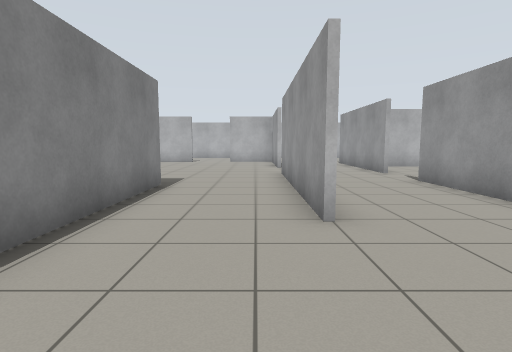
view 1 (above)

22 first-person views from a walk through a Gazebo world. The camera is 1 m above the floor, tilts 6° down and sees 80° across. The floor is counted in squares, 1 m on a side. Each view is taken from the middle of a square. On the plan, view 1 faces up. The plan holds only what a view shows up to about 12 squares ahead; the rest is blank. Gazebo's built-in surfaces are drawn with simple patterns.

view 2
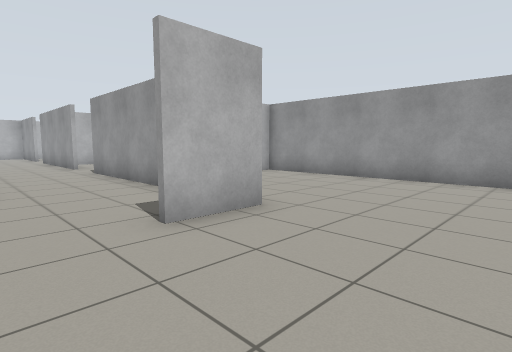

view 3
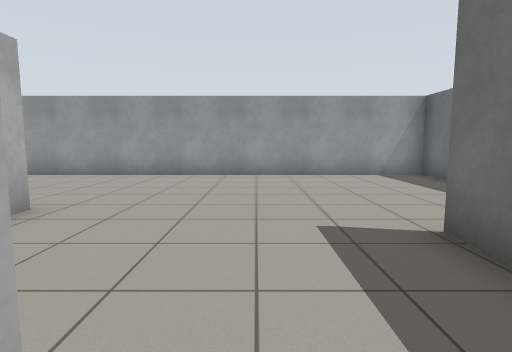

view 4
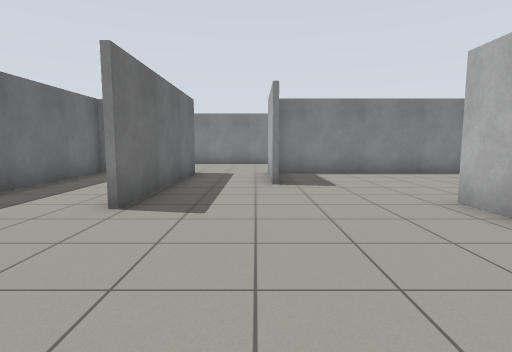

view 5
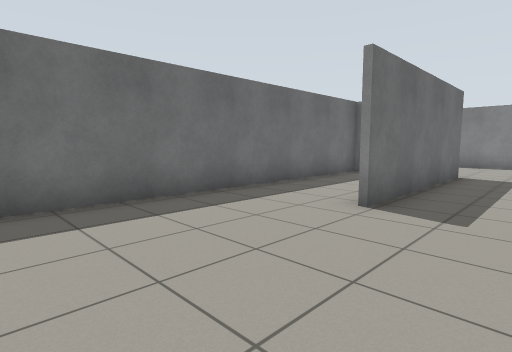

view 6
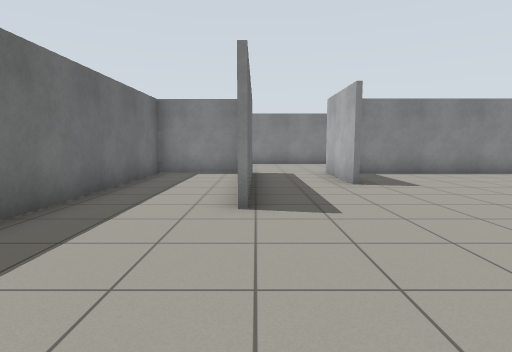

view 7
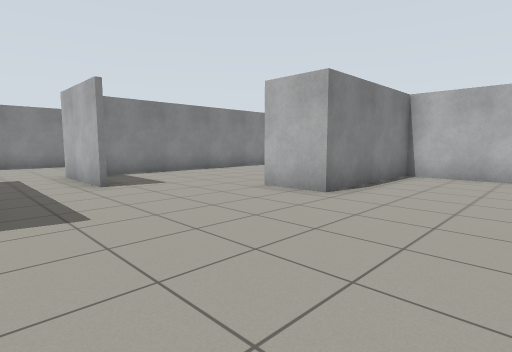

view 8
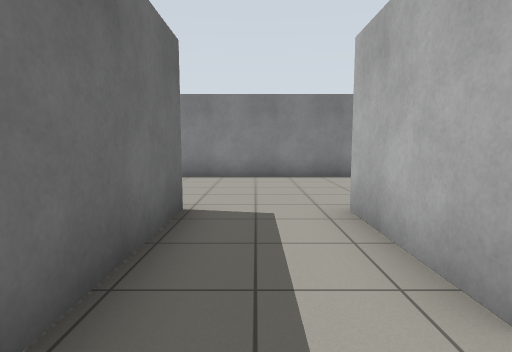

view 9
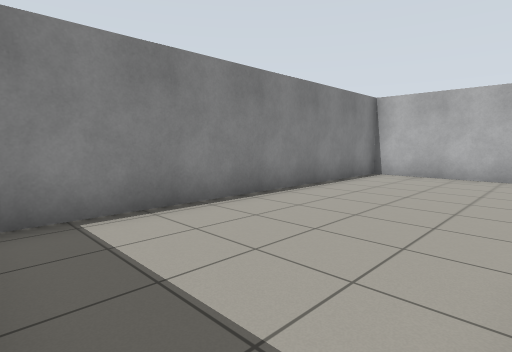

view 10
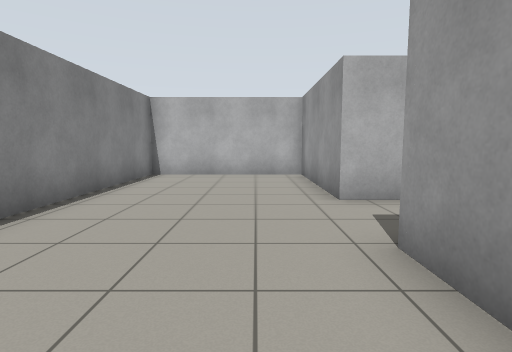

view 11
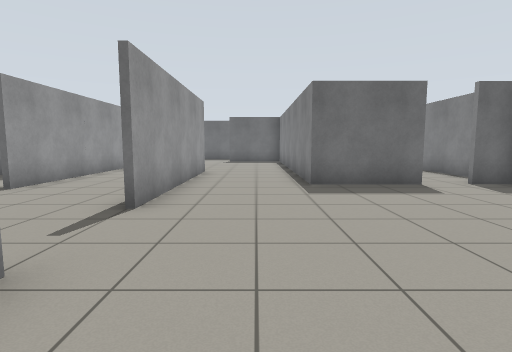

view 12
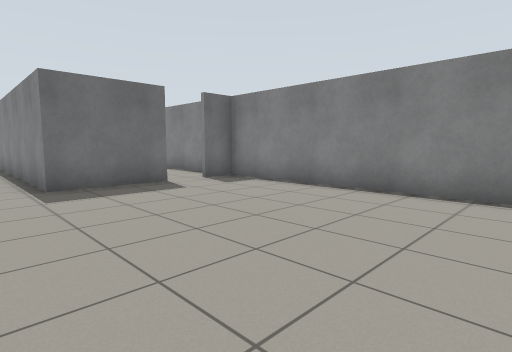

view 13
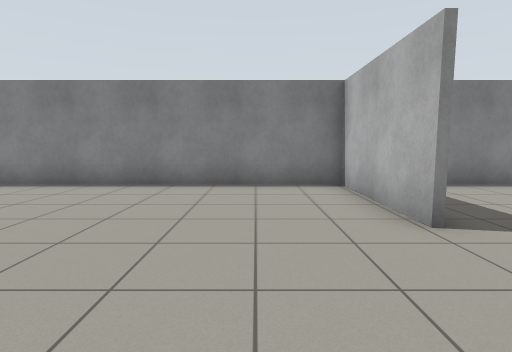

view 14
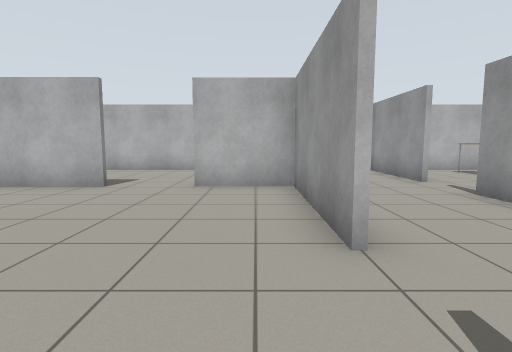

view 15
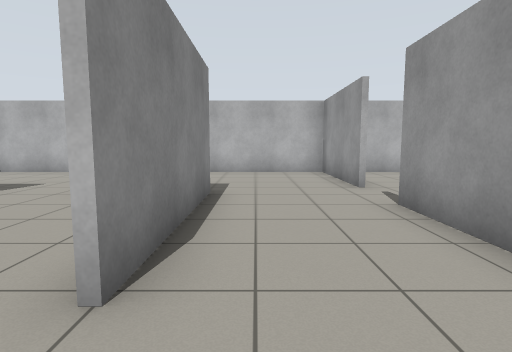

view 16
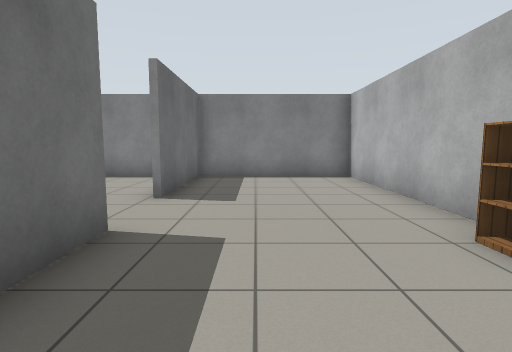

view 17
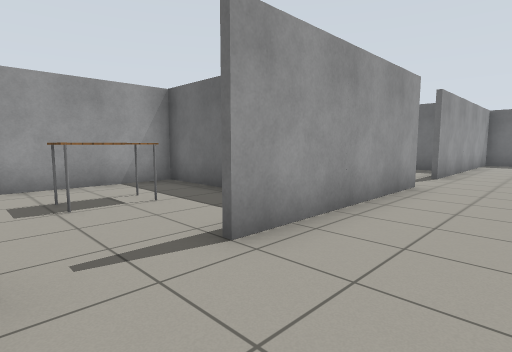

view 18
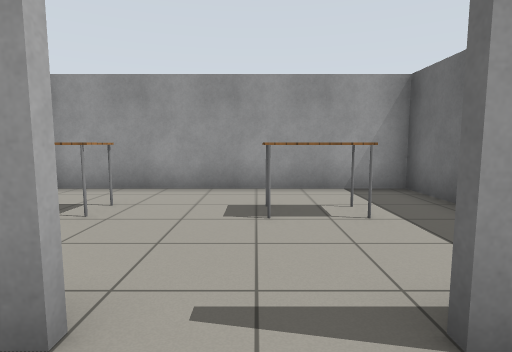

view 19
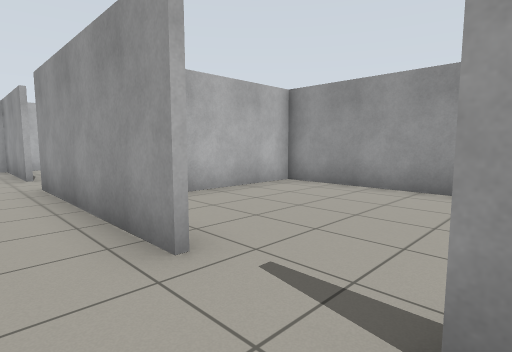

view 20
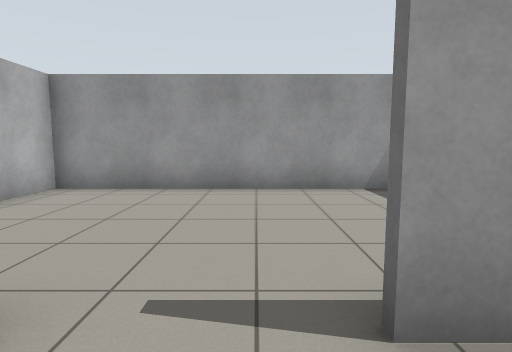

view 21
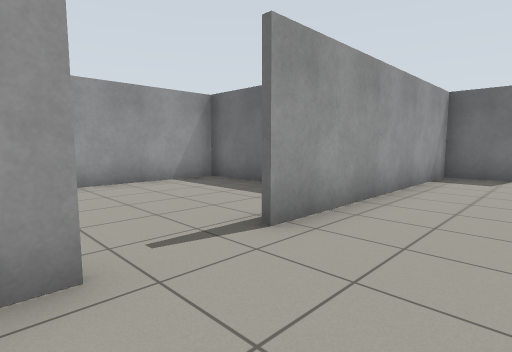

view 22
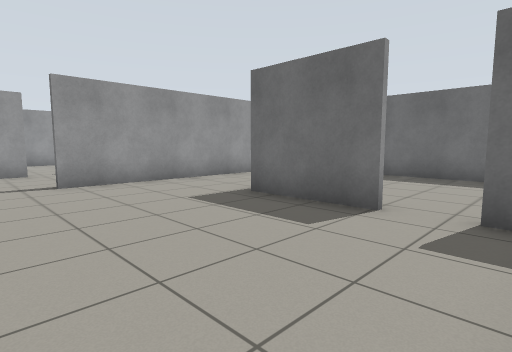

### Floor plan
Points are (right, up) in squares from view 1. A wall is a line through its corners. A room is listed if a view was taken in it or the views show most of it. See-through windows are left out.
Room 1 (views 1, 2, 3, 4, 5, 6, 7, 8)
walls: (0.5, -2.6) (-2.6, -2.6); (-2.4, -5.6) (-2.4, -8.3) (9.8, -8.3) (9.8, 5.1); (-2.6, -5.1) (3.5, -5.1); (7.3, 5.1) (4.6, 5.1) (4.6, 0.5) (2.7, 0.5); (-2.4, 3.5) (-2.4, -2.2)
ways out: opening at (-2.5, -3.5) to room 2; opening at (-0.5, 3) to room 3; opening at (1, 2.3) to room 4
Room 2 (views 9, 10)
walls: (-2.6, -2.6) (-2.6, 2) (-7.5, 2); (-2.6, -6.5) (-2.6, -5.1); (-7.4, 1.9) (-7.4, -7.7)
ways out: opening at (-2.5, -3.5) to room 1
Room 3 (views 11, 12, 13, 14, 22)
walls: (0.9, 12.8) (0.9, 17.1) (-1.5, 17.1); (-5.1, 7.5) (-2.4, 7.5) (-2.4, 3.5); (-3.5, 17.1) (-7.4, 17.1) (-7.4, 7.5) (-6.3, 7.5); (0.9, 3.8) (0.9, 10.4)
ways out: opening at (-0.5, 3) to room 1; opening at (-2.5, 17) to room 4; opening at (1, 11.5) to room 4; opening at (-6, 8) to room 7
Room 4 (views 15, 16, 17, 18, 19, 20, 21)
walls: (1.1, 17.4) (1.1, 12.8); (4.4, 18) (4.4, 21.9); (-1.5, 17.3) (0.1, 17.3); (4.4, 10.4) (4.4, 16); (4.9, 21.9) (0.2, 21.9); (-1.4, 21.9) (-7.4, 21.9) (-7.4, 17.3) (-3.5, 17.3); (2.9, 0.6) (4.4, 0.6) (4.4, 8.4)
ways out: opening at (1, 2.3) to room 1; opening at (-2.5, 17) to room 3; opening at (1, 11.5) to room 3; opening at (5, 9.5) to room 5; opening at (5, 17) to room 6
objects: bookshelf (-1, 21)
Room 5 (no view inside)
walls: (5.4, 5.2) (9.9, 5.2); (9.8, 5.1) (9.8, 13.5) (6.4, 13.5)
ways out: opening at (5, 9.5) to room 4
Room 6 (no view inside)
walls: (8.7, 21.9) (4.9, 21.9); (7.4, 13.6) (9.8, 13.6) (9.8, 21.5)
ways out: opening at (5, 17) to room 4
objects: table (7, 16) to (8, 17); table (7, 20) to (8, 21)
Room 7 (no view inside)
walls: (-7.4, 5.9) (-7.4, 1.9); (-5.6, 2.2) (-2.9, 2.2)
ways out: opening at (-6, 8) to room 3

Positions as (right, up) in squares from view 1, and headings:
1: (0, 0), facing up
2: (1, -3), facing up-right
3: (0, -3), facing right
4: (8, -3), facing left
5: (8, -3), facing down-left
6: (8, -5), facing left
7: (8, -5), facing up-left
8: (2, -4), facing left
9: (-3, -8), facing up-left
10: (-4, -8), facing up
11: (-1, 15), facing down
12: (-1, 15), facing down-left
13: (0, 15), facing left
14: (0, 10), facing up
15: (2, 11), facing up
16: (2, 19), facing left
17: (2, 18), facing down-right
18: (3, 17), facing right
19: (3, 8), facing up-right
20: (3, 9), facing right
21: (2, 11), facing down-right
22: (-7, 12), facing down-right
